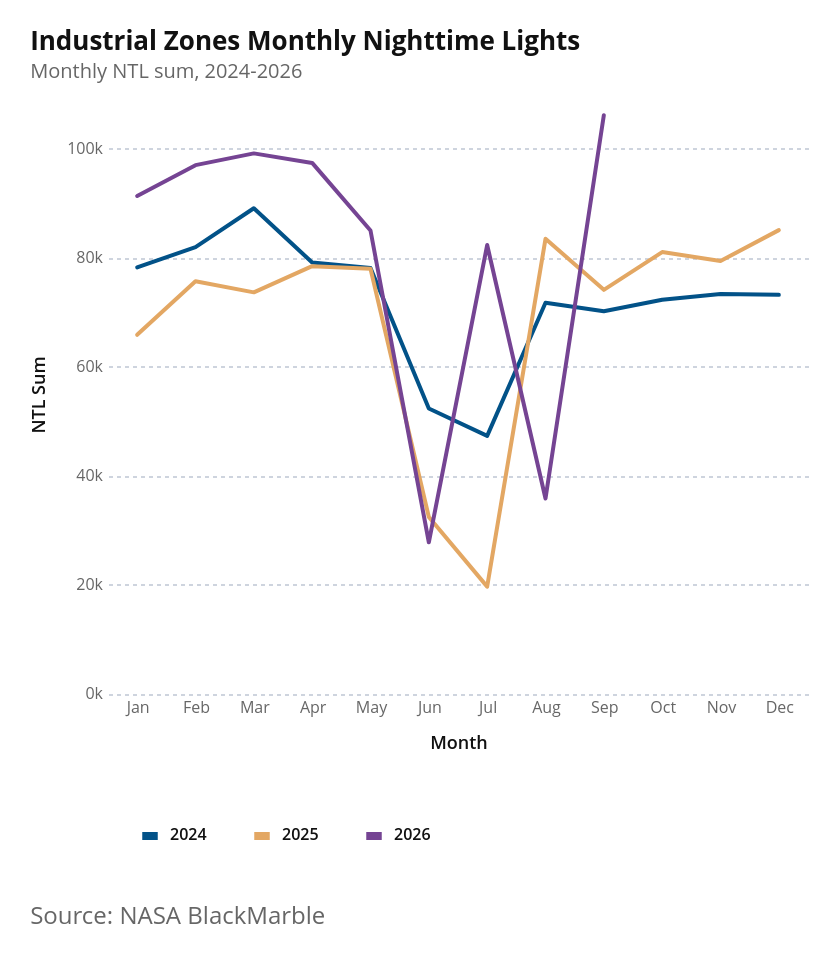
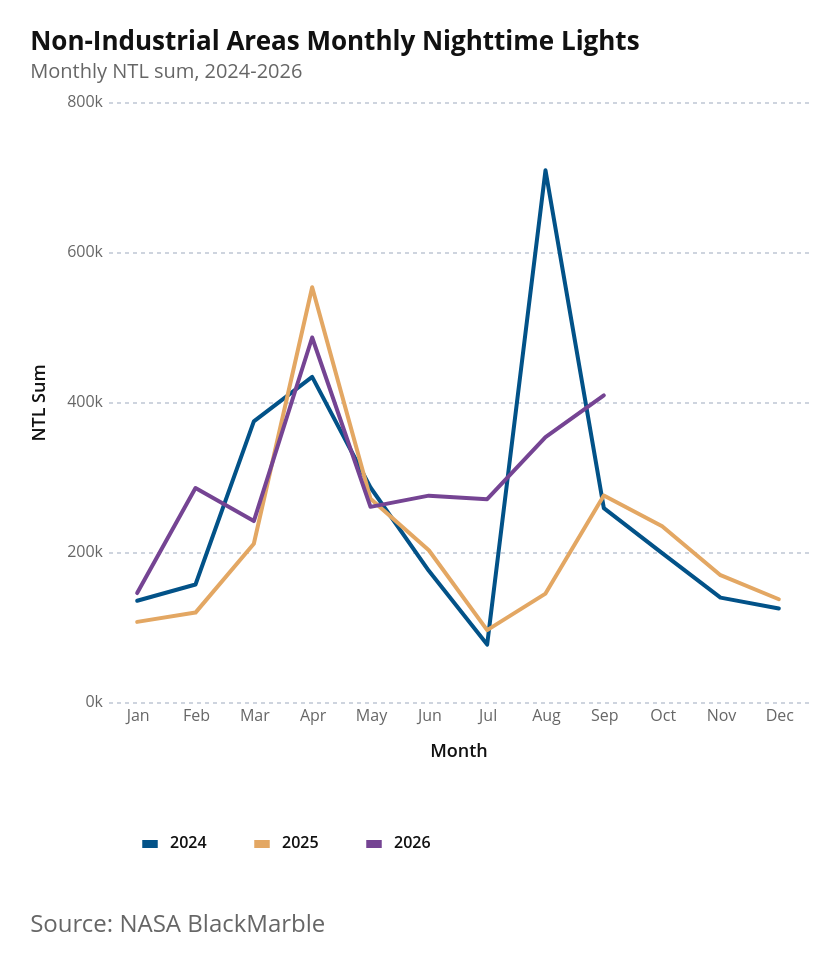

Notebook code for these charts, in order:
### Markdown cell above
### 2.3 Monthly Trends in Industrial Areas (comparing 2024, 2025, 2026)

### Code cell
# Fig 2.3: Monthly Trends in Industrial and Non-Industrial Areas (comparing 2024, 2025, 2026)
PROJECT_ROOT = next(
    p
    for p in [Path.cwd(), *Path.cwd().parents]
    if (p / "data").exists() and (p / "notebooks").exists()
)
NTL_REPORT_DIR = PROJECT_ROOT / "docs" / "ntl_report"
NTL_REPORT_DIR.mkdir(parents=True, exist_ok=True)
NTL_REPORT_XLSX = NTL_REPORT_DIR / "ntl-report-data.xlsx"

ind_monthly_data = ntl_ind_melted.assign(
    year_col=lambda d: d["year_col"].astype(str),
    month_name=lambda d: d["month"].map(lambda m: month_labels[int(m) - 1]),
).sort_values(["type", "year_col", "month"])

chart_specs = {
    "Industrial Zones (5km)": (
        "Industrial Zones Monthly Nighttime Lights",
        "fig-2-3-industrial-zones-monthly-nighttime-lights.png",
        "fig_2_3_industrial_monthly",
    ),
    "Non-Industrial Areas (5km)": (
        "Non-Industrial Areas Monthly Nighttime Lights",
        "fig-2-3-nonindustrial-areas-monthly-nighttime-lights.png",
        "fig_2_3_nonindustrial_monthly",
    ),
}


def monthly_ntl_chart(df, title):
    return (
        alt.Chart(df)
        .mark_line(point=False, strokeWidth=2)
        .encode(
            x=alt.X(
                "month:O",
                title="Month",
                sort=list(range(1, 13)),
                axis=alt.Axis(
                    labelExpr="['Jan','Feb','Mar','Apr','May','Jun','Jul','Aug','Sep','Oct','Nov','Dec'][datum.value - 1]",
                    labelFontSize=8,
                    titleFontSize=9,
                ),
            ),
            y=alt.Y(
                "ntl_sum:Q",
                title="NTL Sum",
                axis=alt.Axis(
                    labelFontSize=8,
                    titleFontSize=9,
                    grid=True,
                    gridDash=[2, 2],
                    format="~s",
                ),
            ),
            color=alt.Color(
                "year_col:N",
                title="",
                scale=alt.Scale(range=["#025288", "#E3A763", "#754493"]),
                legend=alt.Legend(labelFontSize=8, symbolSize=60),
            ),
            tooltip=[
                alt.Tooltip("year_col:N", title="Year"),
                alt.Tooltip("month_name:N", title="Month"),
                alt.Tooltip("ntl_sum:Q", format=",.0f", title="NTL Sum"),
            ],
        )
        .properties(
            width=350,
            height=300,
            title=alt.TitleParams(
                text=title,
                subtitle="Monthly NTL sum, 2024-2026",
                fontSize=13,
                subtitleFontSize=10,
                anchor="start",
                offset=6,
            ),
        )
    )


monthly_charts = {}
for area_type, (title, filename, sheet_name) in chart_specs.items():
    chart_data = ind_monthly_data.query("type == @area_type").copy()
    write_ntl_sheet(chart_data, sheet_name)
    chart = az.add_caption(
        monthly_ntl_chart(chart_data, title), "Source: NASA BlackMarble"
    )
    chart.save(NTL_REPORT_DIR / filename, scale_factor=3)
    monthly_charts[area_type] = chart

display(monthly_charts["Industrial Zones (5km)"])
display(monthly_charts["Non-Industrial Areas (5km)"])

### Figure 1 — Vega-Lite specification as saved in the notebook (floating-point values rounded to 4 significant figures)
{"config": {"background": "white", "padding": 15, "mark": {"tooltip": true}, "point": {"filled": true, "size": 60, "stroke": "white", "strokeWidth": 1}, "circle": {"filled": true, "stroke": "white", "strokeWidth": 1}, "square": {"filled": true, "stroke": "white", "strokeWidth": 1}, "line": {"strokeWidth": 4, "strokeCap": "round", "strokeJoin": "round"}, "bar": {"cornerRadiusEnd": 0}, "area": {"opacity": 0.7}, "arc": {"stroke": "white", "strokeWidth": 1}, "rect": {"stroke": "#8A969F", "strokeWidth": 0.5}, "geoshape": {"stroke": "#666666", "strokeWidth": 0.3, "strokeJoin": "round", "strokeCap": "round"}, "title": {"font": "Open Sans, sans-serif", "fontSize": 18, "fontWeight": 700, "lineHeight": 22, "color": "#111111", "anchor": "start", "offset": 21, "subtitleFont": "Open Sans, sans-serif", "subtitleFontSize": 15, "subtitleFontWeight": 400, "subtitleLineHeight": 18, "subtitleColor": "#666666", "subtitlePadding": 3}, "axis": {"domain": false, "grid": true, "gridColor": "#CED4DE", "gridDash": [4, 2], "gridWidth": 1, "labelFont": "Open Sans, sans-serif", "labelFontSize": 13, "labelFontWeight": 400, "labelColor": "#666666", "labelPadding": 3, "tickColor": "#CED4DE", "tickSize": 5, "tickCount": 5, "titleFont": "Open Sans, sans-serif", "titleFontSize": 13, "titleFontWeight": 600, "titleColor": "#111111", "titlePadding": 9}, "axisX": {"grid": false, "tickSize": 0, "labelAngle": 0}, "axisY": {"domain": false, "ticks": false, "gridColor": "#CED4DE", "gridDash": [4, 2], "gridWidth": 1}, "axisQuantitative": {"tickCount": 5}, "axisBand": {"labelPadding": 6, "tickSize": 0}, "axisTemporal": {"grid": false}, "legend": {"labelFont": "Open Sans, sans-serif", "labelFontSize": 13, "labelFontWeight": 600, "labelColor": "#111111", "titleFont": "Open Sans, sans-serif", "titleFontSize": 13, "titleFontWeight": 600, "titleColor": "#111111", "titlePadding": 3, "symbolSize": 196, "symbolStrokeWidth": 0, "padding": 15, "offset": 21, "columnPadding": 21, "orient": "bottom", "labelLimit": 200, "titleLimit": 200}, "view": {"stroke": null, "continuousWidth": 600, "continuousHeight": 400}, "range": {"category": ["#34A7F2", "#FF9800", "#664AB6", "#4EC2C0", "#F3578E", "#081079", "#0C7C68", "#AA0000", "#DDDA21"], "diverging": ["#920000", "#BD6126", "#E3A763", "#EFEFEF", "#80BDE7", "#3587C3", "#025288"], "heatmap": ["#E3F6FD", "#75CCEC", "#089BD4", "#0169A1", "#023B6F"], "ordinal": ["#E3F6FD", "#75CCEC", "#089BD4", "#0169A1", "#023B6F"], "ramp": ["#E3F6FD", "#75CCEC", "#089BD4", "#0169A1", "#023B6F"]}, "scale": {"bandPaddingInner": 0.2, "bandPaddingOuter": 0.1, "pointPadding": 0.5}, "header": {"labelFont": "Open Sans, sans-serif", "labelFontSize": 13, "labelFontWeight": 600, "labelColor": "#111111", "titleFont": "Open Sans, sans-serif", "titleFontSize": 15, "titleFontWeight": 600, "titleColor": "#111111"}, "concat": {"spacing": 18}, "facet": {"spacing": 18}, "selection": {"point": {"on": "click", "clear": "dblclick"}, "interval": {"mark": {"fill": "#0071BC", "fillOpacity": 0.15, "stroke": "#0071BC", "strokeWidth": 1}}}}, "vconcat": [{"mark": {"type": "line", "point": false, "strokeWidth": 2}, "encoding": {"color": {"field": "year_col", "legend": {"labelFontSize": 8, "symbolSize": 60}, "scale": {"range": ["#025288", "#E3A763", "#754493"]}, "title": "", "type": "nominal"}, "tooltip": [{"field": "year_col", "title": "Year", "type": "nominal"}, {"field": "month_name", "title": "Month", "type": "nominal"}, {"field": "ntl_sum", "format": ",.0f", "title": "NTL Sum", "type": "quantitative"}], "x": {"axis": {"labelExpr": "['Jan','Feb','Mar','Apr','May','Jun','Jul','Aug','Sep','Oct','Nov','Dec'][datum.value - 1]", "labelFontSize": 8, "titleFontSize": 9}, "field": "month", "sort": [1, 2, 3, 4, 5, 6, 7, 8, 9, 10, 11, 12], "title": "Month", "type": "ordinal"}, "y": {"axis": {"format": "~s", "grid": true, "gridDash": [2, 2], "labelFontSize": 8, "titleFontSize": 9}, "field": "ntl_sum", "title": "NTL Sum", "type": "quantitative"}}, "height": 300, "title": {"text": "Industrial Zones Monthly Nighttime Lights", "anchor": "start", "fontSize": 13, "offset": 6, "subtitle": "Monthly NTL sum, 2024-2026", "subtitleFontSize": 10}, "width": 350}], "data": {"name": "data-1bc4a6021fbd5ee7dd151daa87b5f61d"}, "title": {"text": "Source: NASA BlackMarble", "anchor": "start", "color": "#666666", "font": "Open Sans, sans-serif", "fontSize": 12, "fontWeight": 400, "lineHeight": 18, "offset": 16, "orient": "bottom"}, "$schema": "https://vega.github.io/schema/vega-lite/v6.1.0.json", "datasets": {"data-1bc4a6021fbd5ee7dd151daa87b5f61d": [{"date": "2024-01-01T00:00:00", "ntl_sum": 78200.0, "type": "Industrial Zones (5km)", "year_col": "2024", "month": 1, "month_name": "Jan"}, {"date": "2024-02-01T00:00:00", "ntl_sum": 81930.0, "type": "Industrial Zones (5km)", "year_col": "2024", "month": 2, "month_name": "Feb"}, {"date": "2024-03-01T00:00:00", "ntl_sum": 89060.0, "type": "Industrial Zones (5km)", "year_col": "2024", "month": 3, "month_name": "Mar"}, {"date": "2024-04-01T00:00:00", "ntl_sum": 79110.0, "type": "Industrial Zones (5km)", "year_col": "2024", "month": 4, "month_name": "Apr"}, {"date": "2024-05-01T00:00:00", "ntl_sum": 78120.0, "type": "Industrial Zones (5km)", "year_col": "2024", "month": 5, "month_name": "May"}, {"date": "2024-06-01T00:00:00", "ntl_sum": 52340.0, "type": "Industrial Zones (5km)", "year_col": "2024", "month": 6, "month_name": "Jun"}, {"date": "2024-07-01T00:00:00", "ntl_sum": 47320.0, "type": "Industrial Zones (5km)", "year_col": "2024", "month": 7, "month_name": "Jul"}, {"date": "2024-08-01T00:00:00", "ntl_sum": 71730.0, "type": "Industrial Zones (5km)", "year_col": "2024", "month": 8, "month_name": "Aug"}, {"date": "2024-09-01T00:00:00", "ntl_sum": 70180.0, "type": "Industrial Zones (5km)", "year_col": "2024", "month": 9, "month_name": "Sep"}, {"date": "2024-10-01T00:00:00", "ntl_sum": 72290.0, "type": "Industrial Zones (5km)", "year_col": "2024", "month": 10, "month_name": "Oct"}, {"date": "2024-11-01T00:00:00", "ntl_sum": 73330.0, "type": "Industrial Zones (5km)", "year_col": "2024", "month": 11, "month_name": "Nov"}, {"date": "2024-12-01T00:00:00", "ntl_sum": 73180.0, "type": "Industrial Zones (5km)", "year_col": "2024", "month": 12, "month_name": "Dec"}, {"date": "2025-01-01T00:00:00", "ntl_sum": 65850.0, "type": "Industrial Zones (5km)", "year_col": "2025", "month": 1, "month_name": "Jan"}, {"date": "2025-02-01T00:00:00", "ntl_sum": 75660.0, "type": "Industrial Zones (5km)", "year_col": "2025", "month": 2, "month_name": "Feb"}, {"date": "2025-03-01T00:00:00", "ntl_sum": 73630.0, "type": "Industrial Zones (5km)", "year_col": "2025", "month": 3, "month_name": "Mar"}, {"date": "2025-04-01T00:00:00", "ntl_sum": 78440.0, "type": "Industrial Zones (5km)", "year_col": "2025", "month": 4, "month_name": "Apr"}, {"date": "2025-05-01T00:00:00", "ntl_sum": 77960.0, "type": "Industrial Zones (5km)", "year_col": "2025", "month": 5, "month_name": "May"}, {"date": "2025-06-01T00:00:00", "ntl_sum": 32450.0, "type": "Industrial Zones (5km)", "year_col": "2025", "month": 6, "month_name": "Jun"}, {"date": "2025-07-01T00:00:00", "ntl_sum": 19690.0, "type": "Industrial Zones (5km)", "year_col": "2025", "month": 7, "month_name": "Jul"}, {"date": "2025-08-01T00:00:00", "ntl_sum": 83450.0, "type": "Industrial Zones (5km)", "year_col": "2025", "month": 8, "month_name": "Aug"}, {"date": "2025-09-01T00:00:00", "ntl_sum": 74090.0, "type": "Industrial Zones (5km)", "year_col": "2025", "month": 9, "month_name": "Sep"}, {"date": "2025-10-01T00:00:00", "ntl_sum": 81020.0, "type": "Industrial Zones (5km)", "year_col": "2025", "month": 10, "month_name": "Oct"}, {"date": "2025-11-01T00:00:00", "ntl_sum": 79370.0, "type": "Industrial Zones (5km)", "year_col": "2025", "month": 11, "month_name": "Nov"}, {"date": "2025-12-01T00:00:00", "ntl_sum": 85040.0, "type": "Industrial Zones (5km)", "year_col": "2025", "month": 12, "month_name": "Dec"}, {"date": "2026-01-01T00:00:00", "ntl_sum": 91300.0, "type": "Industrial Zones (5km)", "year_col": "2026", "month": 1, "month_name": "Jan"}, {"date": "2026-02-01T00:00:00", "ntl_sum": 96960.0, "type": "Industrial Zones (5km)", "year_col": "2026", "month": 2, "month_name": "Feb"}, {"date": "2026-03-01T00:00:00", "ntl_sum": 99110.0, "type": "Industrial Zones (5km)", "year_col": "2026", "month": 3, "month_name": "Mar"}, {"date": "2026-04-01T00:00:00", "ntl_sum": 97360.0, "type": "Industrial Zones (5km)", "year_col": "2026", "month": 4, "month_name": "Apr"}, {"date": "2026-05-01T00:00:00", "ntl_sum": 84980.0, "type": "Industrial Zones (5km)", "year_col": "2026", "month": 5, "month_name": "May"}, {"date": "2026-06-01T00:00:00", "ntl_sum": 27810.0, "type": "Industrial Zones (5km)", "year_col": "2026", "month": 6, "month_name": "Jun"}, {"date": "2026-07-01T00:00:00", "ntl_sum": 82310.0, "type": "Industrial Zones (5km)", "year_col": "2026", "month": 7, "month_name": "Jul"}, {"date": "2026-08-01T00:00:00", "ntl_sum": 35840.0, "type": "Industrial Zones (5km)", "year_col": "2026", "month": 8, "month_name": "Aug"}, {"date": "2026-09-01T00:00:00", "ntl_sum": 106100.0, "type": "Industrial Zones (5km)", "year_col": "2026", "month": 9, "month_name": "Sep"}]}}

### Figure 2 — Vega-Lite specification as saved in the notebook (floating-point values rounded to 4 significant figures)
{"config": {"background": "white", "padding": 15, "mark": {"tooltip": true}, "point": {"filled": true, "size": 60, "stroke": "white", "strokeWidth": 1}, "circle": {"filled": true, "stroke": "white", "strokeWidth": 1}, "square": {"filled": true, "stroke": "white", "strokeWidth": 1}, "line": {"strokeWidth": 4, "strokeCap": "round", "strokeJoin": "round"}, "bar": {"cornerRadiusEnd": 0}, "area": {"opacity": 0.7}, "arc": {"stroke": "white", "strokeWidth": 1}, "rect": {"stroke": "#8A969F", "strokeWidth": 0.5}, "geoshape": {"stroke": "#666666", "strokeWidth": 0.3, "strokeJoin": "round", "strokeCap": "round"}, "title": {"font": "Open Sans, sans-serif", "fontSize": 18, "fontWeight": 700, "lineHeight": 22, "color": "#111111", "anchor": "start", "offset": 21, "subtitleFont": "Open Sans, sans-serif", "subtitleFontSize": 15, "subtitleFontWeight": 400, "subtitleLineHeight": 18, "subtitleColor": "#666666", "subtitlePadding": 3}, "axis": {"domain": false, "grid": true, "gridColor": "#CED4DE", "gridDash": [4, 2], "gridWidth": 1, "labelFont": "Open Sans, sans-serif", "labelFontSize": 13, "labelFontWeight": 400, "labelColor": "#666666", "labelPadding": 3, "tickColor": "#CED4DE", "tickSize": 5, "tickCount": 5, "titleFont": "Open Sans, sans-serif", "titleFontSize": 13, "titleFontWeight": 600, "titleColor": "#111111", "titlePadding": 9}, "axisX": {"grid": false, "tickSize": 0, "labelAngle": 0}, "axisY": {"domain": false, "ticks": false, "gridColor": "#CED4DE", "gridDash": [4, 2], "gridWidth": 1}, "axisQuantitative": {"tickCount": 5}, "axisBand": {"labelPadding": 6, "tickSize": 0}, "axisTemporal": {"grid": false}, "legend": {"labelFont": "Open Sans, sans-serif", "labelFontSize": 13, "labelFontWeight": 600, "labelColor": "#111111", "titleFont": "Open Sans, sans-serif", "titleFontSize": 13, "titleFontWeight": 600, "titleColor": "#111111", "titlePadding": 3, "symbolSize": 196, "symbolStrokeWidth": 0, "padding": 15, "offset": 21, "columnPadding": 21, "orient": "bottom", "labelLimit": 200, "titleLimit": 200}, "view": {"stroke": null, "continuousWidth": 600, "continuousHeight": 400}, "range": {"category": ["#34A7F2", "#FF9800", "#664AB6", "#4EC2C0", "#F3578E", "#081079", "#0C7C68", "#AA0000", "#DDDA21"], "diverging": ["#920000", "#BD6126", "#E3A763", "#EFEFEF", "#80BDE7", "#3587C3", "#025288"], "heatmap": ["#E3F6FD", "#75CCEC", "#089BD4", "#0169A1", "#023B6F"], "ordinal": ["#E3F6FD", "#75CCEC", "#089BD4", "#0169A1", "#023B6F"], "ramp": ["#E3F6FD", "#75CCEC", "#089BD4", "#0169A1", "#023B6F"]}, "scale": {"bandPaddingInner": 0.2, "bandPaddingOuter": 0.1, "pointPadding": 0.5}, "header": {"labelFont": "Open Sans, sans-serif", "labelFontSize": 13, "labelFontWeight": 600, "labelColor": "#111111", "titleFont": "Open Sans, sans-serif", "titleFontSize": 15, "titleFontWeight": 600, "titleColor": "#111111"}, "concat": {"spacing": 18}, "facet": {"spacing": 18}, "selection": {"point": {"on": "click", "clear": "dblclick"}, "interval": {"mark": {"fill": "#0071BC", "fillOpacity": 0.15, "stroke": "#0071BC", "strokeWidth": 1}}}}, "vconcat": [{"mark": {"type": "line", "point": false, "strokeWidth": 2}, "encoding": {"color": {"field": "year_col", "legend": {"labelFontSize": 8, "symbolSize": 60}, "scale": {"range": ["#025288", "#E3A763", "#754493"]}, "title": "", "type": "nominal"}, "tooltip": [{"field": "year_col", "title": "Year", "type": "nominal"}, {"field": "month_name", "title": "Month", "type": "nominal"}, {"field": "ntl_sum", "format": ",.0f", "title": "NTL Sum", "type": "quantitative"}], "x": {"axis": {"labelExpr": "['Jan','Feb','Mar','Apr','May','Jun','Jul','Aug','Sep','Oct','Nov','Dec'][datum.value - 1]", "labelFontSize": 8, "titleFontSize": 9}, "field": "month", "sort": [1, 2, 3, 4, 5, 6, 7, 8, 9, 10, 11, 12], "title": "Month", "type": "ordinal"}, "y": {"axis": {"format": "~s", "grid": true, "gridDash": [2, 2], "labelFontSize": 8, "titleFontSize": 9}, "field": "ntl_sum", "title": "NTL Sum", "type": "quantitative"}}, "height": 300, "title": {"text": "Non-Industrial Areas Monthly Nighttime Lights", "anchor": "start", "fontSize": 13, "offset": 6, "subtitle": "Monthly NTL sum, 2024-2026", "subtitleFontSize": 10}, "width": 350}], "data": {"name": "data-85bb6188bb858e9356b50ba974046758"}, "title": {"text": "Source: NASA BlackMarble", "anchor": "start", "color": "#666666", "font": "Open Sans, sans-serif", "fontSize": 12, "fontWeight": 400, "lineHeight": 18, "offset": 16, "orient": "bottom"}, "$schema": "https://vega.github.io/schema/vega-lite/v6.1.0.json", "datasets": {"data-85bb6188bb858e9356b50ba974046758": [{"date": "2024-01-01T00:00:00", "ntl_sum": 135100.0, "type": "Non-Industrial Areas (5km)", "year_col": "2024", "month": 1, "month_name": "Jan"}, {"date": "2024-02-01T00:00:00", "ntl_sum": 156600.0, "type": "Non-Industrial Areas (5km)", "year_col": "2024", "month": 2, "month_name": "Feb"}, {"date": "2024-03-01T00:00:00", "ntl_sum": 374200.0, "type": "Non-Industrial Areas (5km)", "year_col": "2024", "month": 3, "month_name": "Mar"}, {"date": "2024-04-01T00:00:00", "ntl_sum": 433400.0, "type": "Non-Industrial Areas (5km)", "year_col": "2024", "month": 4, "month_name": "Apr"}, {"date": "2024-05-01T00:00:00", "ntl_sum": 286000.0, "type": "Non-Industrial Areas (5km)", "year_col": "2024", "month": 5, "month_name": "May"}, {"date": "2024-06-01T00:00:00", "ntl_sum": 174900.0, "type": "Non-Industrial Areas (5km)", "year_col": "2024", "month": 6, "month_name": "Jun"}, {"date": "2024-07-01T00:00:00", "ntl_sum": 76550.0, "type": "Non-Industrial Areas (5km)", "year_col": "2024", "month": 7, "month_name": "Jul"}, {"date": "2024-08-01T00:00:00", "ntl_sum": 708900.0, "type": "Non-Industrial Areas (5km)", "year_col": "2024", "month": 8, "month_name": "Aug"}, {"date": "2024-09-01T00:00:00", "ntl_sum": 258500.0, "type": "Non-Industrial Areas (5km)", "year_col": "2024", "month": 9, "month_name": "Sep"}, {"date": "2024-10-01T00:00:00", "ntl_sum": 198500.0, "type": "Non-Industrial Areas (5km)", "year_col": "2024", "month": 10, "month_name": "Oct"}, {"date": "2024-11-01T00:00:00", "ntl_sum": 139100.0, "type": "Non-Industrial Areas (5km)", "year_col": "2024", "month": 11, "month_name": "Nov"}, {"date": "2024-12-01T00:00:00", "ntl_sum": 124700.0, "type": "Non-Industrial Areas (5km)", "year_col": "2024", "month": 12, "month_name": "Dec"}, {"date": "2025-01-01T00:00:00", "ntl_sum": 106800.0, "type": "Non-Industrial Areas (5km)", "year_col": "2025", "month": 1, "month_name": "Jan"}, {"date": "2025-02-01T00:00:00", "ntl_sum": 119200.0, "type": "Non-Industrial Areas (5km)", "year_col": "2025", "month": 2, "month_name": "Feb"}, {"date": "2025-03-01T00:00:00", "ntl_sum": 211100.0, "type": "Non-Industrial Areas (5km)", "year_col": "2025", "month": 3, "month_name": "Mar"}, {"date": "2025-04-01T00:00:00", "ntl_sum": 553000.0, "type": "Non-Industrial Areas (5km)", "year_col": "2025", "month": 4, "month_name": "Apr"}, {"date": "2025-05-01T00:00:00", "ntl_sum": 270900.0, "type": "Non-Industrial Areas (5km)", "year_col": "2025", "month": 5, "month_name": "May"}, {"date": "2025-06-01T00:00:00", "ntl_sum": 202300.0, "type": "Non-Industrial Areas (5km)", "year_col": "2025", "month": 6, "month_name": "Jun"}, {"date": "2025-07-01T00:00:00", "ntl_sum": 95810.0, "type": "Non-Industrial Areas (5km)", "year_col": "2025", "month": 7, "month_name": "Jul"}, {"date": "2025-08-01T00:00:00", "ntl_sum": 144500.0, "type": "Non-Industrial Areas (5km)", "year_col": "2025", "month": 8, "month_name": "Aug"}, {"date": "2025-09-01T00:00:00", "ntl_sum": 275300.0, "type": "Non-Industrial Areas (5km)", "year_col": "2025", "month": 9, "month_name": "Sep"}, {"date": "2025-10-01T00:00:00", "ntl_sum": 234400.0, "type": "Non-Industrial Areas (5km)", "year_col": "2025", "month": 10, "month_name": "Oct"}, {"date": "2025-11-01T00:00:00", "ntl_sum": 169100.0, "type": "Non-Industrial Areas (5km)", "year_col": "2025", "month": 11, "month_name": "Nov"}, {"date": "2025-12-01T00:00:00", "ntl_sum": 137000.0, "type": "Non-Industrial Areas (5km)", "year_col": "2025", "month": 12, "month_name": "Dec"}, {"date": "2026-01-01T00:00:00", "ntl_sum": 145300.0, "type": "Non-Industrial Areas (5km)", "year_col": "2026", "month": 1, "month_name": "Jan"}, {"date": "2026-02-01T00:00:00", "ntl_sum": 285300.0, "type": "Non-Industrial Areas (5km)", "year_col": "2026", "month": 2, "month_name": "Feb"}, {"date": "2026-03-01T00:00:00", "ntl_sum": 241200.0, "type": "Non-Industrial Areas (5km)", "year_col": "2026", "month": 3, "month_name": "Mar"}, {"date": "2026-04-01T00:00:00", "ntl_sum": 486000.0, "type": "Non-Industrial Areas (5km)", "year_col": "2026", "month": 4, "month_name": "Apr"}, {"date": "2026-05-01T00:00:00", "ntl_sum": 260200.0, "type": "Non-Industrial Areas (5km)", "year_col": "2026", "month": 5, "month_name": "May"}, {"date": "2026-06-01T00:00:00", "ntl_sum": 275200.0, "type": "Non-Industrial Areas (5km)", "year_col": "2026", "month": 6, "month_name": "Jun"}, {"date": "2026-07-01T00:00:00", "ntl_sum": 270400.0, "type": "Non-Industrial Areas (5km)", "year_col": "2026", "month": 7, "month_name": "Jul"}, {"date": "2026-08-01T00:00:00", "ntl_sum": 353100.0, "type": "Non-Industrial Areas (5km)", "year_col": "2026", "month": 8, "month_name": "Aug"}, {"date": "2026-09-01T00:00:00", "ntl_sum": 408800.0, "type": "Non-Industrial Areas (5km)", "year_col": "2026", "month": 9, "month_name": "Sep"}]}}
